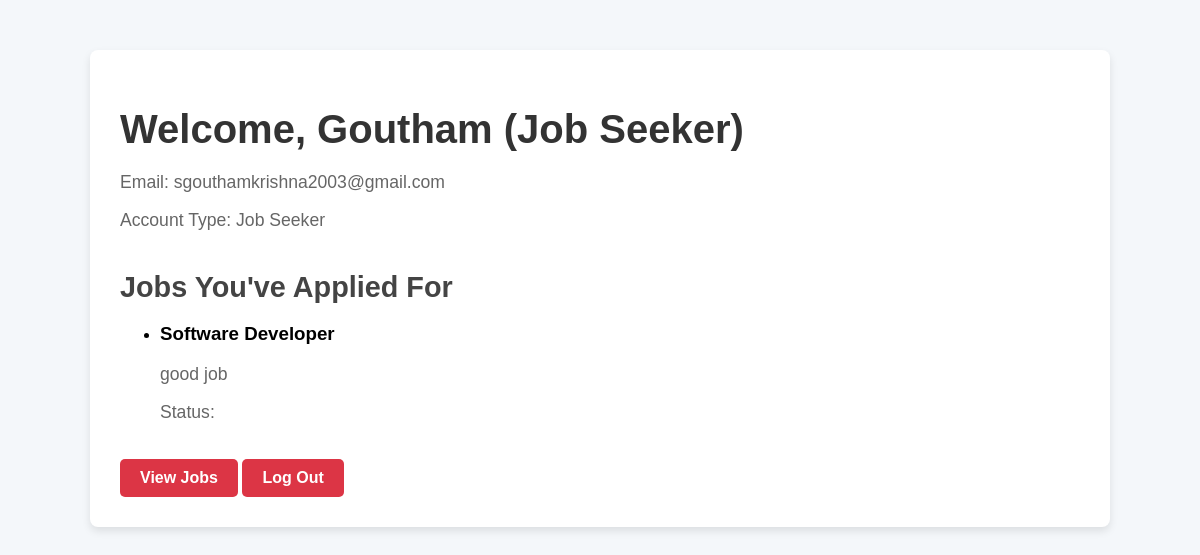
Page /job_seeker_profile (signed in) on the earlier database version.
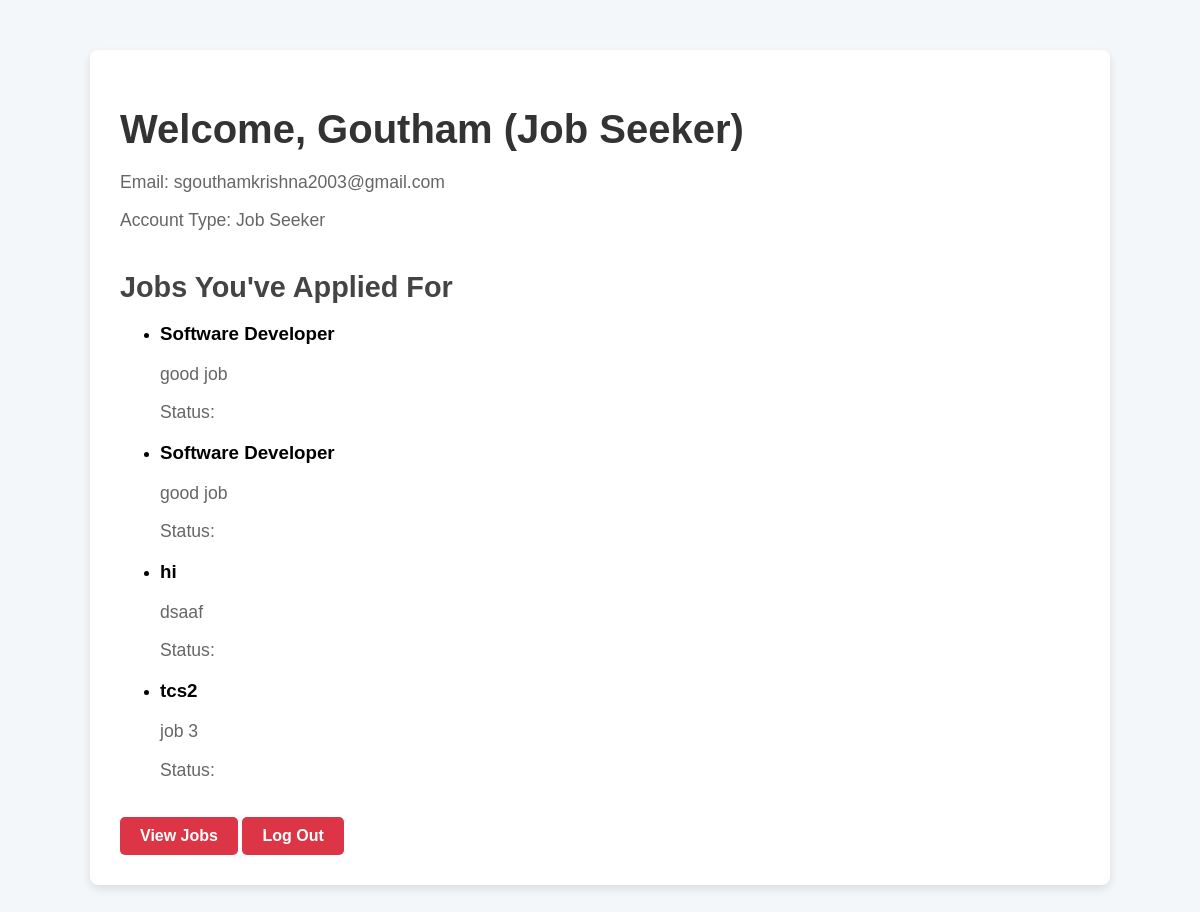
Same page on the later database version.
### app.py (models this page shows)
class Application(db.Model):
    id = db.Column(db.Integer, primary_key=True)
    job_id = db.Column(db.Integer, db.ForeignKey('job.id'), nullable=False)
    applicant_id = db.Column(db.Integer, db.ForeignKey('user.id'), nullable=False)
    cover_letter = db.Column(db.Text)
    job = db.relationship('Job', backref='applications')  # This ensures you can access jobs from applications
    applicant = db.relationship('User', backref='applications')  # This ensures you can access applications from users

class Job(db.Model):
    id = db.Column(db.Integer, primary_key=True)
    title = db.Column(db.String(200), nullable=False)
    description = db.Column(db.Text, nullable=False)
    recruiter_id = db.Column(db.Integer, db.ForeignKey('user.id'), nullable=False)
    recruiter_id = db.Column(db.Integer, db.ForeignKey('user.id'), nullable=False)

### app.py (the view)
@app.route('/job_seeker_profile')
@login_required
def job_seeker_profile():
    if not current_user.is_recruiter:
        applications = current_user.applications  # Get all applications for the current user
        return render_template('job_seeker_profile.html', current_user=current_user, applications=applications)
    else:
        flash('You need to be a job seeker to view this page.')
        return redirect(url_for('home'))

### app.py (called while the page is built)
@login_manager.user_loader
def load_user(user_id):
    return User.query.get(int(user_id))

### templates/job_seeker_profile.html (shortened to what this page needs)
<!DOCTYPE html>
<html lang="en">
<head>
    <link rel="stylesheet" href="{{ url_for('static', filename='css/job_seeker.css') }}">
</head>
<body>
    <div class="profile-container">
        <h1>Welcome, {{ current_user.username }} (Job Seeker)</h1>
        <div class="profile-info">
            <p>Email: {{ current_user.email }}</p>
            <p>Account Type: Job Seeker</p>
        </div>
        <div class="jobs">
            <h2>Jobs You've Applied For</h2>
            <ul>
                {% for application in current_user.applications %}
                    <li>
                        <h3>{{ application.job.title }}</h3>
                        <p>{{ application.job.description }}</p>
                        <p>Status: {{ application.status }}</p>
                    </li>
                {% else %}
                    <p>You haven't applied for any jobs yet.</p>
                {% endfor %}
            </ul>
        </div>
        <a href="{{ url_for('display') }}" class="btn view-jobs-btn">View Jobs</a>
        <a href="{{ url_for('logout') }}" class="btn">Log Out</a>
    </div>
</body>
</html>

Differences in the rows shown:
added Application: job "Software Developer", job.description "good job"
added Application: job "hi", job.description "dsaaf"
added Application: job "tcs2", job.description "job 3"
